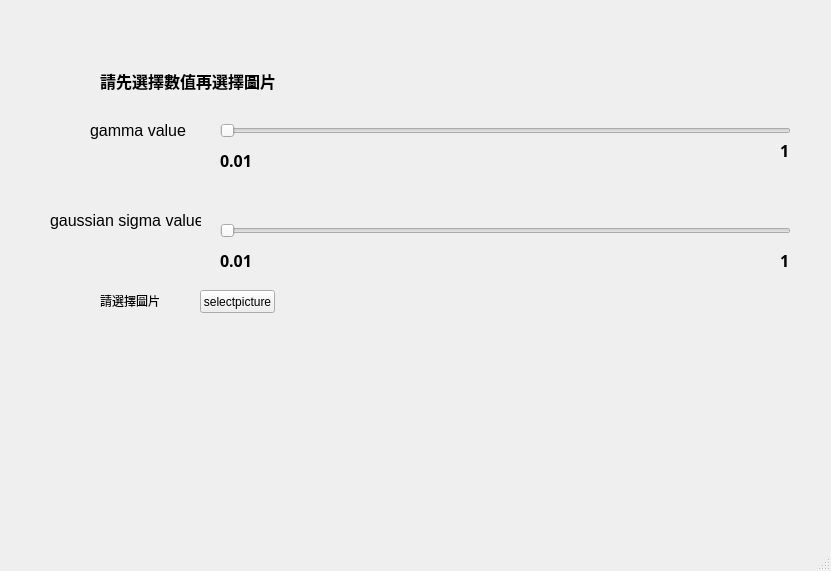
<?xml version="1.0" encoding="UTF-8"?>
<ui version="4.0">
 <class>MainWindow</class>
 <widget class="QMainWindow" name="MainWindow">
  <property name="geometry">
   <rect>
    <x>0</x>
    <y>0</y>
    <width>831</width>
    <height>571</height>
   </rect>
  </property>
  <property name="windowTitle">
   <string>MainWindow</string>
  </property>
  <widget class="QWidget" name="centralwidget">
   <widget class="QPushButton" name="selectpicture">
    <property name="geometry">
     <rect>
      <x>200</x>
      <y>290</y>
      <width>75</width>
      <height>23</height>
     </rect>
    </property>
    <property name="text">
     <string>selectpicture</string>
    </property>
   </widget>
   <widget class="QLabel" name="label">
    <property name="geometry">
     <rect>
      <x>100</x>
      <y>290</y>
      <width>71</width>
      <height>21</height>
     </rect>
    </property>
    <property name="text">
     <string>請選擇圖片</string>
    </property>
   </widget>
   <widget class="QSlider" name="gummaSlider">
    <property name="geometry">
     <rect>
      <x>220</x>
      <y>120</y>
      <width>571</width>
      <height>22</height>
     </rect>
    </property>
    <property name="minimum">
     <number>1</number>
    </property>
    <property name="maximum">
     <number>100</number>
    </property>
    <property name="singleStep">
     <number>1</number>
    </property>
    <property name="value">
     <number>1</number>
    </property>
    <property name="orientation">
     <enum>Qt::Horizontal</enum>
    </property>
   </widget>
   <widget class="QLabel" name="label_2">
    <property name="geometry">
     <rect>
      <x>90</x>
      <y>120</y>
      <width>101</width>
      <height>21</height>
     </rect>
    </property>
    <property name="font">
     <font>
      <family>Arial</family>
      <pointsize>12</pointsize>
     </font>
    </property>
    <property name="text">
     <string>gamma value</string>
    </property>
   </widget>
   <widget class="QLabel" name="label_3">
    <property name="geometry">
     <rect>
      <x>50</x>
      <y>210</y>
      <width>151</width>
      <height>21</height>
     </rect>
    </property>
    <property name="font">
     <font>
      <family>Arial</family>
      <pointsize>12</pointsize>
     </font>
    </property>
    <property name="text">
     <string>gaussian sigma value</string>
    </property>
   </widget>
   <widget class="QSlider" name="gaussianSlider">
    <property name="geometry">
     <rect>
      <x>220</x>
      <y>220</y>
      <width>571</width>
      <height>22</height>
     </rect>
    </property>
    <property name="minimum">
     <number>1</number>
    </property>
    <property name="maximum">
     <number>100</number>
    </property>
    <property name="singleStep">
     <number>1</number>
    </property>
    <property name="sliderPosition">
     <number>1</number>
    </property>
    <property name="orientation">
     <enum>Qt::Horizontal</enum>
    </property>
   </widget>
   <widget class="QLabel" name="label_4">
    <property name="geometry">
     <rect>
      <x>100</x>
      <y>60</y>
      <width>201</width>
      <height>41</height>
     </rect>
    </property>
    <property name="font">
     <font>
      <family>微軟正黑體</family>
      <pointsize>12</pointsize>
      <weight>75</weight>
      <bold>true</bold>
     </font>
    </property>
    <property name="text">
     <string>請先選擇數值再選擇圖片</string>
    </property>
   </widget>
   <widget class="QLabel" name="label_6">
    <property name="geometry">
     <rect>
      <x>780</x>
      <y>240</y>
      <width>201</width>
      <height>41</height>
     </rect>
    </property>
    <property name="font">
     <font>
      <family>微軟正黑體</family>
      <pointsize>12</pointsize>
      <weight>75</weight>
      <bold>true</bold>
     </font>
    </property>
    <property name="text">
     <string>1</string>
    </property>
   </widget>
   <widget class="QLabel" name="label_7">
    <property name="geometry">
     <rect>
      <x>780</x>
      <y>130</y>
      <width>201</width>
      <height>41</height>
     </rect>
    </property>
    <property name="font">
     <font>
      <family>微軟正黑體</family>
      <pointsize>12</pointsize>
      <weight>75</weight>
      <bold>true</bold>
     </font>
    </property>
    <property name="text">
     <string>1</string>
    </property>
   </widget>
   <widget class="QLabel" name="label_5">
    <property name="geometry">
     <rect>
      <x>220</x>
      <y>140</y>
      <width>201</width>
      <height>41</height>
     </rect>
    </property>
    <property name="font">
     <font>
      <family>微軟正黑體</family>
      <pointsize>12</pointsize>
      <weight>75</weight>
      <bold>true</bold>
     </font>
    </property>
    <property name="text">
     <string>0.01</string>
    </property>
   </widget>
   <widget class="QLabel" name="label_9">
    <property name="geometry">
     <rect>
      <x>220</x>
      <y>240</y>
      <width>201</width>
      <height>41</height>
     </rect>
    </property>
    <property name="font">
     <font>
      <family>微軟正黑體</family>
      <pointsize>12</pointsize>
      <weight>75</weight>
      <bold>true</bold>
     </font>
    </property>
    <property name="text">
     <string>0.01</string>
    </property>
   </widget>
  </widget>
  <widget class="QMenuBar" name="menubar">
   <property name="geometry">
    <rect>
     <x>0</x>
     <y>0</y>
     <width>831</width>
     <height>25</height>
    </rect>
   </property>
  </widget>
  <widget class="QStatusBar" name="statusbar"/>
 </widget>
 <resources/>
 <connections/>
</ui>
